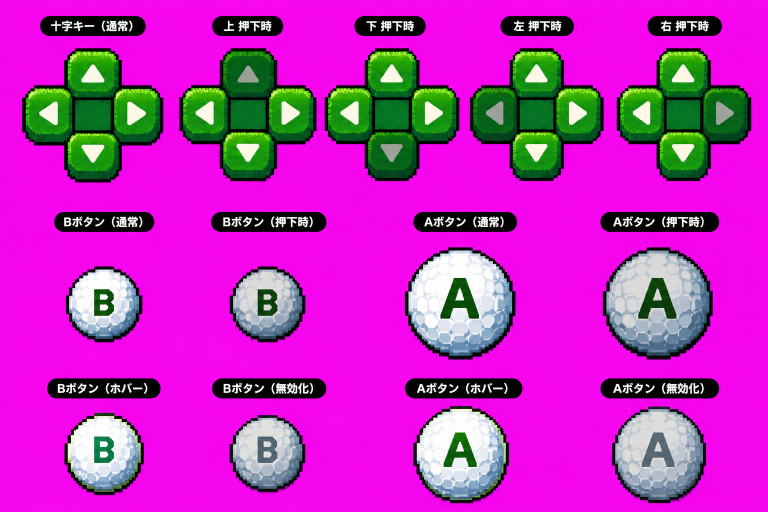
#> input picture assets/src/pad_src.png, 1536 x 1024 px, found by its file name (shown at 1/2 size)
$ python pad-ui.py
#> lines starting #> are read from the running program, lines starting #| are printed output that depends on the picture; after the words box and inside, x2 and y2 are one past the last pixel; in counts of white or black regions, pixels touching at a corner belong together
#!/usr/bin/env python3
"""操作UI（ChatGPT製 assets/src/pad_src.png、マゼンタ背景）から十字キー各ボタン（通常・押下）と A/B ボタン（通常・押下）を
   ドット絵に落として assets/ui/pad/ に出す。十字キーは1ボタン 24ドット、A 56ドット、B 40ドット"""
from PIL import Image
import numpy as np
src = Image.open('assets/src/pad_src.png').convert('RGB'); A = np.asarray(src).astype(int)
#> further down, src is the input picture: PIL image 1536x1024 RGB; mean R, G, B 189.7, 45.6, 185.9
mag = (A[:, :, 0] > 150) & (A[:, :, 2] > 150) & ((A[:, :, 0] + A[:, :, 2]) / 2 - A[:, :, 1] > 55)
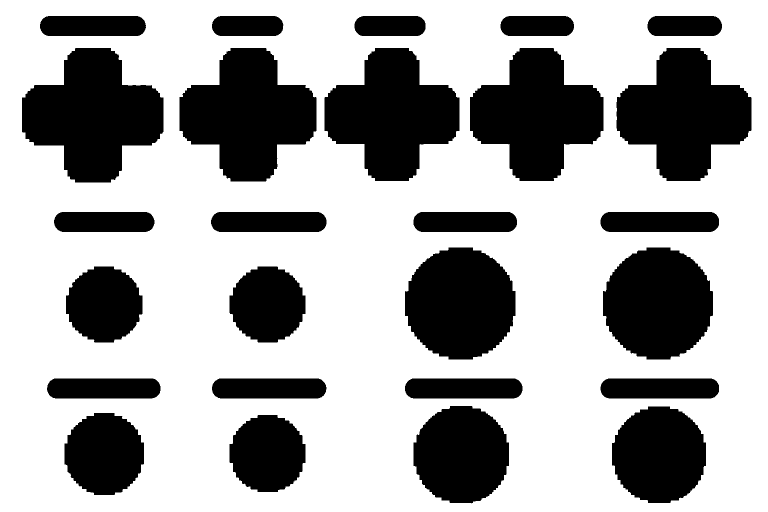
#> mag: shape (1024, 1536) bool (shown at 1/2 size); 65.5% white; 26 black regions, largest, box (x1, y1, x2, y2) and area: (44, 96, 327, 365) 48854, (359, 96, 633, 363) 47202, (649, 96, 919, 362) 45698
def pixelize(x0, y0, w, h, tw, th):
    reg = A[y0:y0 + h, x0:x0 + w]; m = ~mag[y0:y0 + h, x0:x0 + w]
    bx, by = w / tw, h / th; r = max(1, int(min(bx, by) * 0.3))
    out = np.zeros((th, tw, 4), dtype=np.uint8)
    for j in range(th):
        cy = int((j + 0.5) * by)
        for i in range(tw):
            cx = int((i + 0.5) * bx)
            win = reg[max(0, cy - r):cy + r + 1, max(0, cx - r):cx + r + 1].reshape(-1, 3); mm = m[max(0, cy - r):cy + r + 1, max(0, cx - r):cx + r + 1].reshape(-1)
            if mm.mean() < 0.5: continue
            out[j, i] = (*np.median(win[mm], axis=0).astype(int), 255)
    arr = out.astype(int)
    pink = (arr[:, :, 3] > 0) & ((arr[:, :, 0] + arr[:, :, 2]) / 2 - arr[:, :, 1] > 50) & (arr[:, :, 0] > 120)
    arr[pink] = 0
    purple = (arr[:, :, 3] > 0) & ((arr[:, :, 0] + arr[:, :, 2]) / 2 - arr[:, :, 1] > 18) & (arr[:, :, :3].max(2) < 150)
    arr[purple, :3] = [20, 40, 26]
    return Image.fromarray(arr.astype(np.uint8), 'RGBA')
# 十字キー：5つ（通常, 上押下, 下押下, 左押下, 右押下）。腕は太さ 0.41w × 長さ 0.30w、中央は 0.41w 角
CROSS = [(44, 96, 283, 269), (359, 96, 274, 267), (649, 96, 270, 266), (940, 96, 267, 266), (1233, 96, 270, 266)]
def arm(ci, k):
    x, y, w, h = CROSS[ci]
    if k == 'up':     return pixelize(x + int(w * 0.30), y, int(w * 0.41), int(h * 0.30), 28, 20)
    if k == 'down':   return pixelize(x + int(w * 0.30), y + int(h * 0.70), int(w * 0.41), h - int(h * 0.70), 28, 20)
    if k == 'left':   return pixelize(x, y + int(h * 0.285), int(w * 0.30), int(h * 0.43), 20, 28)
    if k == 'right':  return pixelize(x + int(w * 0.70), y + int(h * 0.285), w - int(w * 0.70), int(h * 0.43), 20, 28)
    if k == 'center': return pixelize(x + int(w * 0.30), y + int(h * 0.30), int(w * 0.41), int(h * 0.40), 28, 28)
for k in ['up', 'down', 'left', 'right']: arm(0, k).save(f'assets/ui/pad/d_{k}_n.png')
for i, k in enumerate(['up', 'down', 'left', 'right']): arm(i + 1, k).save(f'assets/ui/pad/d_{k}_p.png')
arm(0, 'center').save('assets/ui/pad/d_center.png')
#> in pixelize (call 9), `m = ~mag[y0:y0 + h, x0:x0 + w]`: m: shape (107, 116) bool; every value is 1
#> after the loop in pixelize (call 9), `for j in range(th):`:
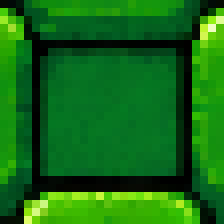
#> out: shape (28, 28, 4) (shown 8 times larger); mean R, G, B, A 19.3, 107.6, 20.9, 255
#> in pixelize (call 9), `pink = (arr[:, :, 3] > 0) & ((arr[:, :, 0] + arr[:, :, 2]) / 2 - arr[:..`: pink: shape (28, 28) bool; every value is 0
# A/B
pixelize(810, 495, 221, 224, 56, 56).save('assets/ui/pad/a_n.png'); pixelize(1206, 495, 220, 224, 56, 56).save('assets/ui/pad/a_p.png')
#> in pixelize (call 10), `m = ~mag[y0:y0 + h, x0:x0 + w]`: m: shape (224, 221) bool; 78.6% white; 4 black regions, box (x1, y1, x2, y2) and area: (0, 0, 87, 88) 2748, (0, 137, 87, 224) 2672, (136, 0, 221, 87) 2641, (136, 137, 221, 224) 2532
#> in pixelize (call 10), `pink = (arr[:, :, 3] > 0) & ((arr[:, :, 0] + arr[:, :, 2]) / 2 - arr[:..`: pink: shape (56, 56) bool; every value is 0
#> in pixelize (call 10), `purple = (arr[:, :, 3] > 0) & ((arr[:, :, 0] + arr[:, :, 2]) / 2 - arr..`: purple: shape (56, 56) bool; 0.77% white in thin lines or dots, all inside (x1, y1, x2, y2) = (3, 1, 55, 55)
#> in pixelize (call 10), `arr[purple, :3] = [20, 40, 26]`: arr: shape (56, 56, 4) int64; mean R, G, B, A 127.1, 139.4, 142, 199.8
#> in pixelize (call 11), `m = ~mag[y0:y0 + h, x0:x0 + w]`: m: shape (224, 220) bool; 78.4% white; 4 black regions, box (x1, y1, x2, y2) and area: (0, 0, 87, 88) 2782, (0, 137, 87, 224) 2665, (135, 0, 220, 88) 2602, (135, 136, 220, 224) 2586
#> in pixelize (call 11), `purple = (arr[:, :, 3] > 0) & ((arr[:, :, 0] + arr[:, :, 2]) / 2 - arr..`: purple: shape (56, 56) bool; 0.86% white in thin lines or dots, all inside (x1, y1, x2, y2) = (6, 1, 52, 56)
#> in pixelize (call 11), `arr[purple, :3] = [20, 40, 26]`: arr: shape (56, 56, 4) int64; mean R, G, B, A 100.6, 112.4, 117.2, 199
pixelize(132, 533, 153, 152, 40, 40).save('assets/ui/pad/b_n.png'); pixelize(459, 533, 152, 152, 40, 40).save('assets/ui/pad/b_p.png')
#> in pixelize (call 12), `reg = A[y0:y0 + h, x0:x0 + w]`:
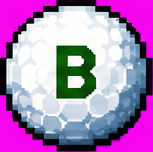
#> reg: shape (152, 153, 3) int64; mean R, G, B 171, 128.9, 183.9
#> in pixelize (call 12), `m = ~mag[y0:y0 + h, x0:x0 + w]`:
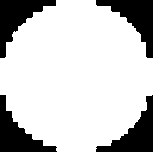
#> m: shape (152, 153) bool; 77.7% white; 4 black regions, box (x1, y1, x2, y2) and area: (96, 0, 153, 58) 1315, (0, 0, 56, 58) 1313, (0, 95, 57, 152) 1280, (96, 95, 153, 152) 1276
#> the loop in pixelize (call 12), `for j in range(th):` made 40 passes
#> cy on passes 1 to 12: 1, 5, 9, 13, 17, 20, 24, 28, 32, 36, 39, 43
#> in pixelize (call 12), `pink = (arr[:, :, 3] > 0) & ((arr[:, :, 0] + arr[:, :, 2]) / 2 - arr[:..`: pink: shape (40, 40) bool; every value is 0
#> in pixelize (call 12), `purple = (arr[:, :, 3] > 0) & ((arr[:, :, 0] + arr[:, :, 2]) / 2 - arr..`: purple: shape (40, 40) bool; 0.38% white in thin lines or dots, all inside (x1, y1, x2, y2) = (3, 4, 35, 37)
#> in pixelize (call 12), `arr[purple, :3] = [20, 40, 26]`: arr: shape (40, 40, 4) int64; mean R, G, B, A 115.1, 127.4, 129.8, 196.5
#> in pixelize (call 13), `reg = A[y0:y0 + h, x0:x0 + w]`:
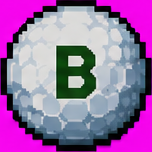
#> reg: shape (152, 152, 3) int64; mean R, G, B 151.8, 107.9, 163.8
#> in pixelize (call 13), `m = ~mag[y0:y0 + h, x0:x0 + w]`:
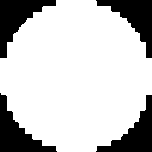
#> m: shape (152, 152) bool; 77.6% white; 4 black regions, box (x1, y1, x2, y2) and area: (0, 0, 56, 58) 1345, (0, 93, 57, 152) 1304, (96, 0, 152, 58) 1278, (96, 95, 152, 152) 1240
#> the loop in pixelize (call 13), `for j in range(th):` made 40 passes
#> in pixelize (call 13), `pink = (arr[:, :, 3] > 0) & ((arr[:, :, 0] + arr[:, :, 2]) / 2 - arr[:..`: pink: shape (40, 40) bool; 0.06% white in thin lines or dots, all inside (x1, y1, x2, y2) = (25, 39, 26, 40)
#> in pixelize (call 13), `arr[pink] = 0`: arr: shape (40, 40, 4) int64; mean R, G, B, A 96.3, 106.5, 110.1, 197.1
#> in pixelize (call 13), `purple = (arr[:, :, 3] > 0) & ((arr[:, :, 0] + arr[:, :, 2]) / 2 - arr..`: purple: shape (40, 40) bool; 0.69% white in thin lines or dots, all inside (x1, y1, x2, y2) = (0, 0, 34, 39)
#> in pixelize (call 13), `arr[purple, :3] = [20, 40, 26]`:
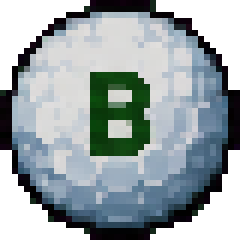
#> arr: shape (40, 40, 4) int64 (shown 6 times larger); mean R, G, B, A 96.1, 106.7, 110, 197.1; transparent parts drawn white
print('ok')
